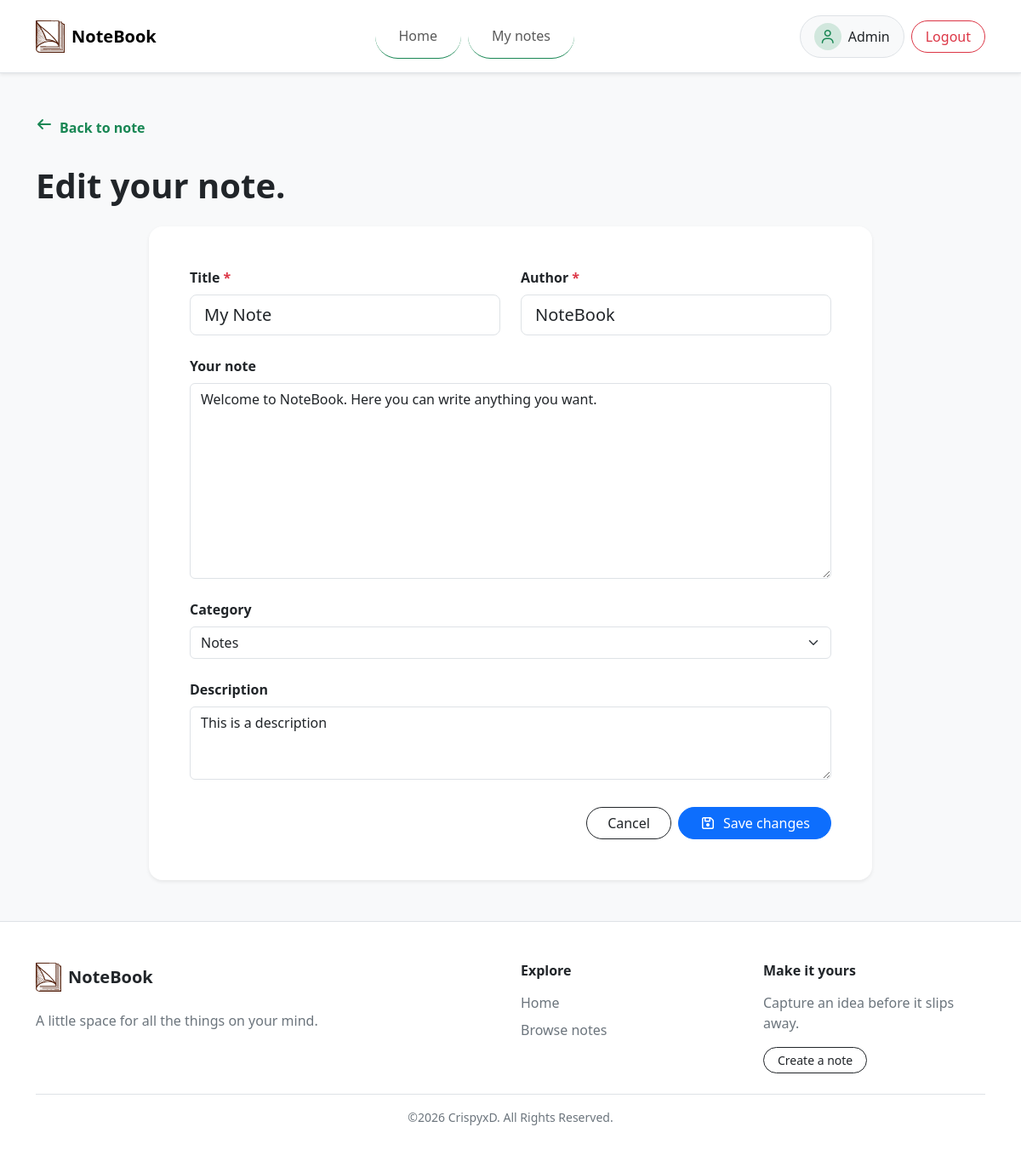
The app's page /note_update/18/ (signed in) with its own data.
### apps/Note/models.py (models this page shows, shortened)
class NoteModel(models.Model):
    title = models.CharField(max_length=255)
    author = models.CharField(max_length=255,default="Unknown")
    owner = models.ForeignKey(settings.AUTH_USER_MODEL,on_delete=models.CASCADE,null=True)
    category = models.ForeignKey(CateogryModel,on_delete=models.SET_NULL,blank=True,null=True)
    Text = models.TextField()
    description = models.TextField(blank=True,null=True)
    created_at = models.DateTimeField(auto_now_add=True)
    updated_at = models.DateTimeField(auto_now=True)

### apps/NoteCategory/models.py (models this page shows, shortened)
class CateogryModel(models.Model):
    name = models.CharField(max_length=255)
    created_at = models.DateTimeField(auto_now_add=True)
    updated_at = models.DateTimeField(auto_now=True)

### views/page_views.py (the view, shortened to what this page needs)
# urls.py: path('note_update/<int:noteid>/',page_views.note_update,name='notes_update'),
@login_required
def note_update(request,noteid):
    notes = get_object_or_404(NoteModel, id=noteid, owner=request.user)
    category = CateogryModel.objects.all()
    context = {
        'notes':notes,
        'category':category
    }
    return render(request,'note_update.html',context)

### templates/note_update.html (shortened to what this page needs)
{% extends 'components/base.html' %}
{% block body %}
<div class="container py-5">
    <a href="{% url 'notes_details' notes.id %}" class="link-success fw-semibold text-decoration-none mb-4 d-inline-flex">
        <i class="fa-solid fa-arrow-left me-2" aria-hidden="true"></i>Back to note
    </a>
    <div class="mb-4">
        <h1 class="display-6 fw-bold mt-2 mb-2">Edit your note.</h1>
    </div>
    <div class="card border-0 shadow-sm rounded-4 p-4 p-md-5 mx-auto" style="max-width: 850px;">
        <form method="post">
            <div class="row g-4">
                <div class="col-12 col-md-6">
                    <label for="note-title" class="form-label fw-semibold">Title <span class="text-danger">*</span></label>
                    <input id="note-title" value="{{ notes.title }}" name="title" type="text"
                        class="form-control form-control-lg" placeholder="Give your note a name" required>
                </div>
                <div class="col-12 col-md-6">
                    <label for="note-author" class="form-label fw-semibold">Author <span class="text-danger">*</span></label>
                    <input id="note-author" value="{{ notes.author }}" name="author" type="text"
                        class="form-control form-control-lg" placeholder="Your name" required>
                </div>
                <div class="col-12">
                    <label for="note-text" class="form-label fw-semibold">Your note</label>
                    <textarea id="note-text" name="Text" class="form-control" rows="9">{{ notes.Text }}</textarea>
                </div>
                <div class="col-12">
                    <label for="note-category" class="form-label fw-semibold">Category</label>
                    <select id="note-category" name="category" class="form-select">
                        {% for cate in category %}
                        <option value="{{ cate.id }}"{% if notes.category.id == cate.id %} selected{% endif %}>{{ cate.name }}</option>
                        {% endfor %}
                    </select>
                </div>
                <div class="col-12">
                    <label for="note-description" class="form-label fw-semibold">Description</label>
                    <textarea id="note-description" name="description" required class="form-control" rows="3"
                        placeholder="Add a short summary or reminder">{{ notes.description }}</textarea>
                </div>
                <div class="col-12 d-flex flex-column-reverse flex-sm-row justify-content-end gap-2 pt-2">
                    <a href="{% url 'notes_details' notes.id %}" class="btn btn-outline-dark rounded-pill px-4">Cancel</a>
                    <button type="submit" class="btn btn-primary rounded-pill px-4">
                        <i class="fa-regular fa-floppy-disk me-2" aria-hidden="true"></i>Save changes
                    </button>
                </div>
            </div>
        </form>
    </div>
</div>
{% endblock %}

### templates/components/header.html (shortened to what this page needs)
<nav class="navbar navbar-expand-lg bg-white border-bottom shadow-sm">
    <div class="container py-2">
        <a class="navbar-brand d-inline-flex align-items-center gap-2 fw-bold" href="{% url 'index' %}">
            <img src="/media/icon-2026-09-25T12_58_05.466Z.svg" width="34" height="38" alt="">
            <span>NoteBook</span>
        </a>
        <div class="collapse navbar-collapse gap-4" id="navbarSupportedContent">
            <ul class="navbar-nav mx-auto my-3 my-lg-0 gap-lg-2">
                <li class="nav-item btn rounded-pill btn-outline-success border-top-0 border-end-0 border-start-0">
                    <a class="nav-link px-3" href="{% url 'index' %}"> Home </a>
                </li>
                <li class="nav-item btn rounded-pill btn-outline-success border-top-0 border-end-0 border-start-0">
                    <a class="nav-link px-3" href="{% url 'notes' %}">My notes</a>
                </li>
            </ul>
            <div class="d-flex align-items-center justify-content-center gap-2">
                {% if user.is_authenticated %}
                <div class="d-inline-flex align-items-center gap-2 rounded-pill border bg-light px-3 py-2">
                    <span class="d-inline-flex align-items-center justify-content-center rounded-circle bg-success-subtle text-success"
                        style="width: 2rem; height: 2rem;">
                        <i class="fa-regular fa-user"></i>
                    </span>
                    <span class="text-truncate">{{ user.username }}</span>
                </div>
                <div>
                    <a href="{% url 'logout' %}" class="btn btn-outline-danger rounded-pill px-3">
                        Logout
                    </a>
                </div>
                {% endif %}
            </div>
        </div>
    </div>
</nav>

### static/css/style.css (style rules this page uses)
.navbar { animation: header-enter 450ms ease-out both; }
main .card { animation: card-enter 500ms ease-out both; }
.navbar-brand, .nav-link, .btn, .page-link, main a:not(.btn) { transition: color 180ms ease, background-color 180ms ease, border-color 180ms ease, box-shadow 180ms ease, transform 180ms ease; }
main .card { transition: box-shadow 200ms ease, border-color 200ms ease; }
.form-control, .form-select { transition: border-color 180ms ease, box-shadow 180ms ease; }

### records on screen
NoteModel: title "My Note", author "NoteBook", Text "Welcome to NoteBook. Here you can write anything you want.", category "Notes", description "This is a description"

### other values on screen
{{ user.username }} "Admin"
